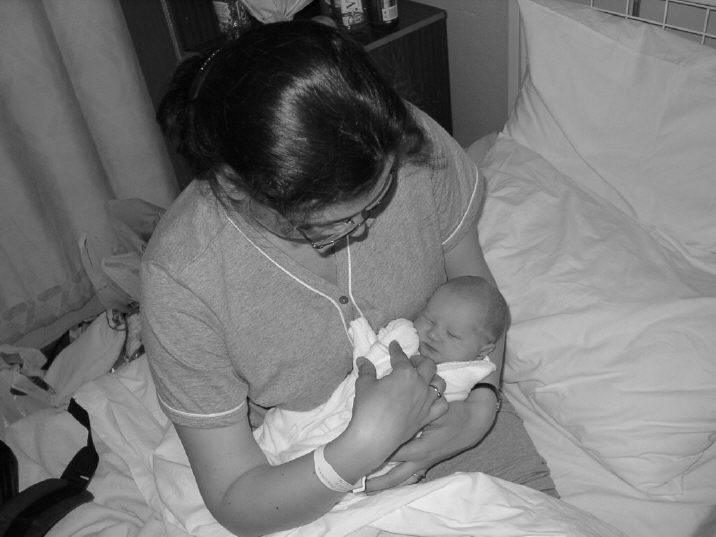
%> input picture 2006-phd-thesis/marianKatyanaBabyBW.jpg, 716 x 537 px
$ octave --eval "marianKatyanaBabyBW;"   (GNU Octave 9; MATLAB toolbox functions it lacks are replaced by stand-ins)
%> lines starting %> are read from the running program, lines starting %| are printed output that depends on the picture
function marianKatyanaBabyBW();
I=imread('marianKatyanaBabyBW.jpg');
%> I is the input picture: size 537x716 uint8; min 0, max 243, mean 120.5
I=I(1:512,21:532);
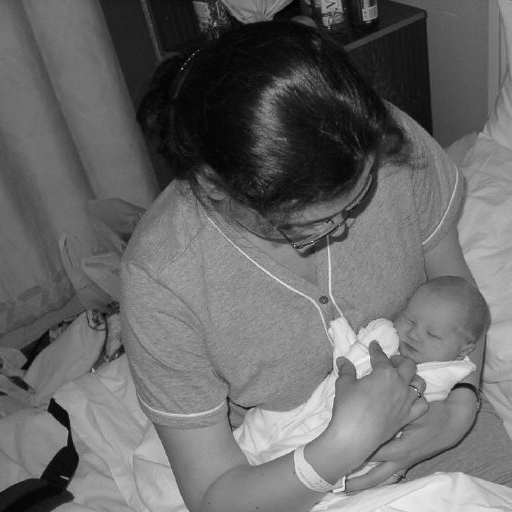
%> I: size 512x512 uint8; min 0, max 243, mean 105.2
figure, imshow(I)
IN=imnoise(I,'gaussian',0,0.01);
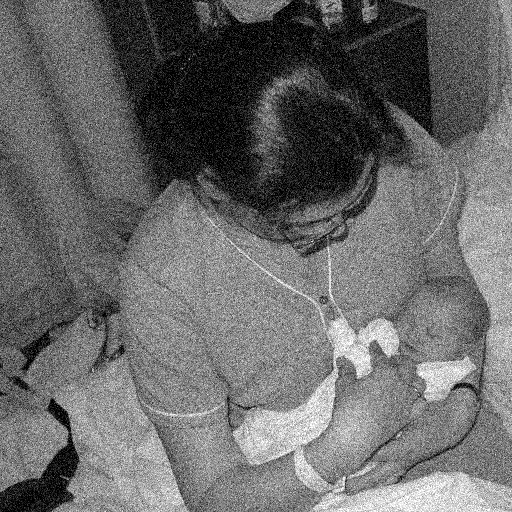
%> IN: size 512x512 uint8; min 0, max 255, mean 105.7
figure, imshow(IN)

while 0,
IN=double(IN);
s0=hole_wavelet2d(IN,0);
s1=hole_wavelet2d(s0,1);
s2=hole_wavelet2d(s1,2);
w0=IN-s0;
w1=s0-s1;
w2=s1-s2;
tw0=SoftThresh(w0,th0);
tw1=SoftThresh(w1,th1);
tw2=SoftThresh(w2,th2);
recon=s2+tw2+tw1;
figure, imshow(uint8(recon))
end

while 0
IN=double(IN);
qmf=MakeONFilter('Daubechies',20);
[ll1,lh1,hl1,hh1]=WAVDOWN(IN,qmf);
[ll2,lh2,hl2,hh2]=WAVDOWN(ll1,qmf);
[ll3,lh3,hl3,hh3]=WAVDOWN(ll2,qmf);
clear ll2 ll1;

lh1=lh1*0;
hl1=hl1*0;
hh1=hh1*0;

ll2=WAVUP(ll3,lh3,hl3,hh3,qmf);
ll1=WAVUP(ll2,lh2,hl2,hh2,qmf);
NEW=WAVUP(ll1,lh1,hl1,hh1,qmf);
figure, imshow(uint8(NEW));
end

%> (the run ends here)
